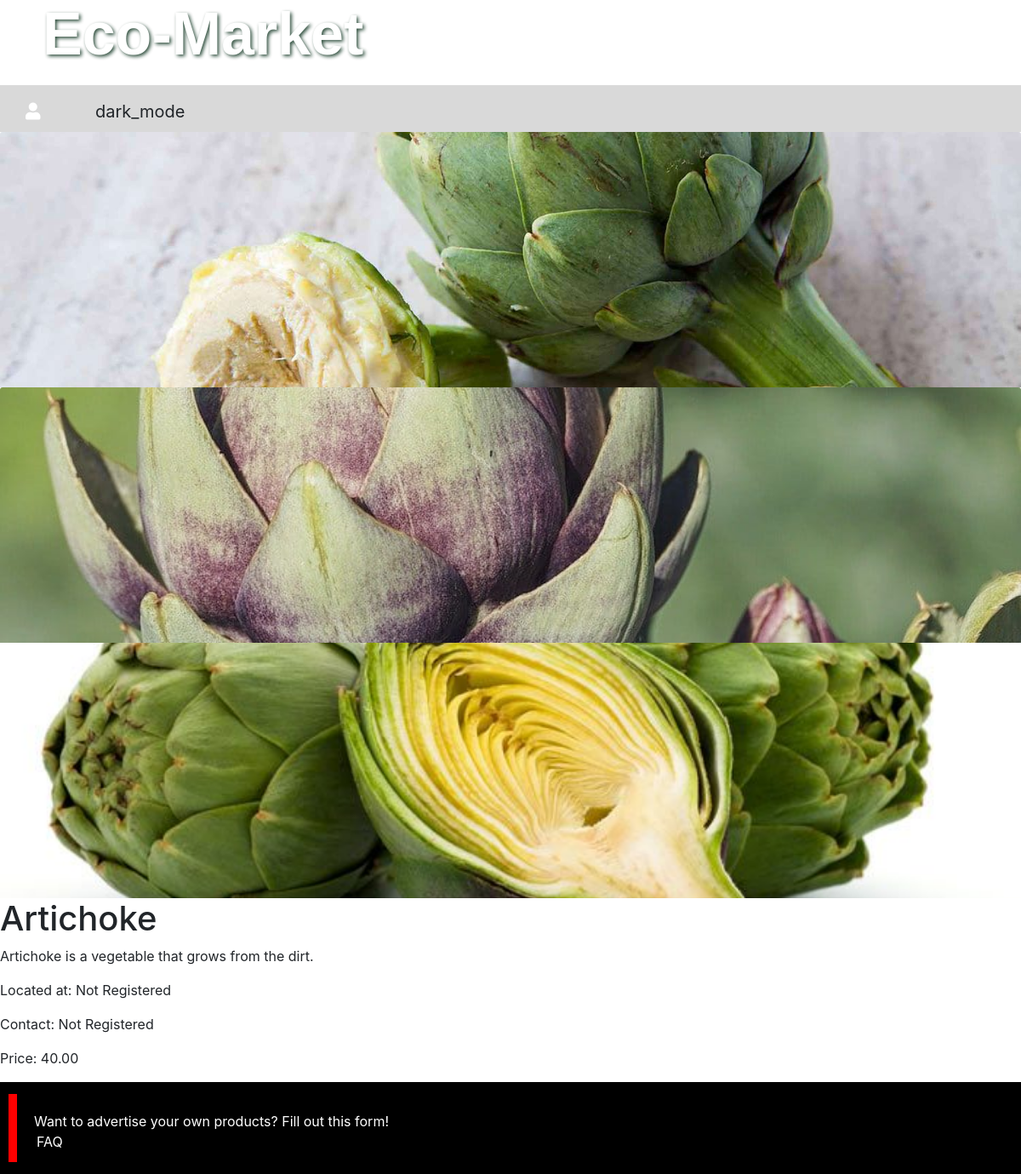
The page /product/Artichoke on the database its author committed.
### products/models.py (models this page shows, shortened)
class ProductImage(models.Model):
    product = models.ForeignKey(
        Product, on_delete=models.CASCADE, related_name="product_image"
    )
    image = models.ImageField(
        verbose_name=("images"),
        help_text=("upload the product image"),
        upload_to="images",
        default="images/default.png",
    )
    alt_text = models.CharField(
        verbose_name=("Alternative Text"),
        help_text=("Please add alternative text"),
        max_length=255,
        null=True,
        blank=True,
    )
    is_feature = models.BooleanField(default=False)
    created_at = models.DateTimeField(auto_now_add=True, editable=False)
    UPDATED_at = models.DateTimeField(auto_now=True)
    class Meta:
        verbose_name = "product Image"
        verbose_name_plural = "product Images"

class Product(models.Model):
    product_type = models.ForeignKey(
        ProductType, related_name="categories", on_delete=models.RESTRICT
    )
    category = models.ForeignKey(
        Category, related_name="product_types", on_delete=models.RESTRICT
    )
    title = models.CharField(
        verbose_name=("Title"), help_text=("required"), max_length=255
    )
    description = models.TextField(
        verbose_name=("description"), help_text=("not required"), blank=True
    )
    location = models.CharField(
        verbose_name=("location"), help_text=("required"), blank=True, max_length=255
    )
    contact = models.CharField(
        verbose_name=("contact"), help_text=("required"), blank=True, max_length=255
    )
    slug = models.SlugField(max_length=255)
    regular_price = models.DecimalField(
        verbose_name=("Regular Price"),
        help_text=("Maximum 99,999"),
        error_messages={
            "name": {
                "max_length": ("THe price should be between 0 and 99,999"),
            },
        },
        max_digits=6,
        decimal_places=2,
    )
    discount_price = models.DecimalField(
        verbose_name=("Discount Price"),
        help_text=("Maximum 99,999"),
        error_messages={
            "name": {
                "max_length": ("The price should be between 0 and 99,999"),
            },
        },
        max_digits=6,
        decimal_places=2,
    )
    is_active = models.BooleanField(
        verbose_name=("Product visibility"),
        help_text=("Change product visibility"),
        default=True,
    )
    created_at = models.DateTimeField(("Created at"), auto_now_add=True, editable=False)
    updated_at = models.DateTimeField(("Updated at"), auto_now=True)
    class Meta:
        ordering = ["-created_at"]
        verbose_name = "Product"
        verbose_name_plural = "Products"

### products/views.py (the view)
# urls.py: path("product/<slug:slug>", views.product_detail, name="product_detail"),
def product_detail(request, slug):
    product = get_object_or_404(Product, slug=slug, is_active=True)
    template_name = "single.html"
    context = {
        "product": product,
        "template_name": template_name,
    }
    return render(request, "single.html", {"product": product})

### templates/single.html (shortened to what this page needs)
{% extends 'base.html' %}
{% block content %}
<div class="product-container">
  <div class="product-image">
    {% for image in product.product_image.all %} {% if image.is_feature %}
    <img
      class="card-img-top custom-img"
      width="200px"
      height="200px"
      src="{{ image.image.url }}"
      alt="{{ image.image.alt_text }}"
    />
    {% else %}
    <img
      class="card-img-top custom-img"
      width="100px"
      height="100px"
      src="{{ image.image.url }}"
      alt="{{ image.image.alt_text }}"
    />
    {% endif %} {% endfor %}
  </div>
  <div class="product-details">
    <h1>{{ product.title }}</h1>
    <p>{{ product.description }}</p>
    <p>Located at: {{ product.location }}</p>
    <p>Contact: {{ product.contact }}</p>
    <p>Price: {{ product.regular_price }}</p>
  </div>
</div>
{% endblock %}

### static/css/index.css (style rules this page uses)
body, html { margin: 0; padding: 0; height: 100%; background: rgb(255, 255, 255); background-image: rgb(226, 204, 207); }
body { background-color: #ffffff; color: #000000; }
.custom-img { object-fit: cover; height: 300px; width: 300px; }

### rows shown on the page
ProductImage: image (picture)
ProductImage: image (picture)
ProductImage: image (picture)
Product: title "Artichoke", description "Artichoke is a vegetable that grows from the dirt.", location "Not Registered", contact "Not Registered", regular_price "40.00"
